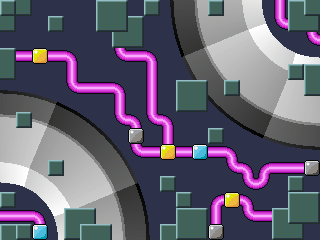

The image is a tile-based game level rendered from a .tmx file. Its description and complete source (layers, tilesets, objects, tile grids) follow:
An orthogonal 20x15 tile map with 16x16 px tiles, 1 tile layer (bkg).

<map version="1.2" tiledversion="1.3.2" orientation="orthogonal" renderorder="right-down" compressionlevel="0" width="20" height="15" tilewidth="16" tileheight="16" infinite="0" nextlayerid="3" nextobjectid="1">
 <tileset firstgid="1" name="6_cog2d.bmp" tilewidth="16" tileheight="16" tilecount="160" columns="16">
  <image source="6_cog2d.bmp" width="256" height="160" />
 </tileset>
 <layer id="1" name="bkg" width="20" height="15">
  <data encoding="csv">
145,149,1,1,1,1,146,147,1,145,3,4,5,145,7,8,9,153,146,148,
149,1,1,145,1,1,148,149,147,1,10,11,12,13,14,15,16,154,148,149,
1,1,1,1,1,1,1,148,149,1,17,18,19,20,21,22,23,24,1,154,
147,152,159,152,157,1,1,154,152,157,1,25,26,27,28,29,30,31,32,33,
149,1,1,1,153,1,1,1,1,153,1,34,35,36,37,38,39,40,145,146,
74,75,76,1,154,152,152,157,1,153,1,146,147,44,145,46,47,48,49,148,
77,78,79,80,81,1,1,153,1,153,1,148,149,52,53,54,55,56,57,58,
82,145,84,85,86,87,88,154,157,154,157,1,1,59,60,61,62,63,64,65,
89,90,91,92,93,94,95,96,151,1,153,1,1,145,1,66,67,68,69,70,
97,98,99,100,101,102,103,104,154,152,159,152,158,152,157,1,1,71,72,73,
105,106,107,145,109,110,111,112,113,1,1,1,1,1,154,157,156,152,152,151,
114,115,116,117,118,119,120,121,122,1,145,1,1,1,1,154,155,1,145,1,
145,1,123,124,125,126,127,128,129,130,1,145,1,156,159,157,1,1,146,147,
152,152,157,131,146,147,134,135,136,137,1,146,147,153,1,154,152,146,148,149,
146,145,158,138,148,146,147,142,143,144,146,148,149,151,1,1,1,148,149,1
</data>
 </layer>
</map>
